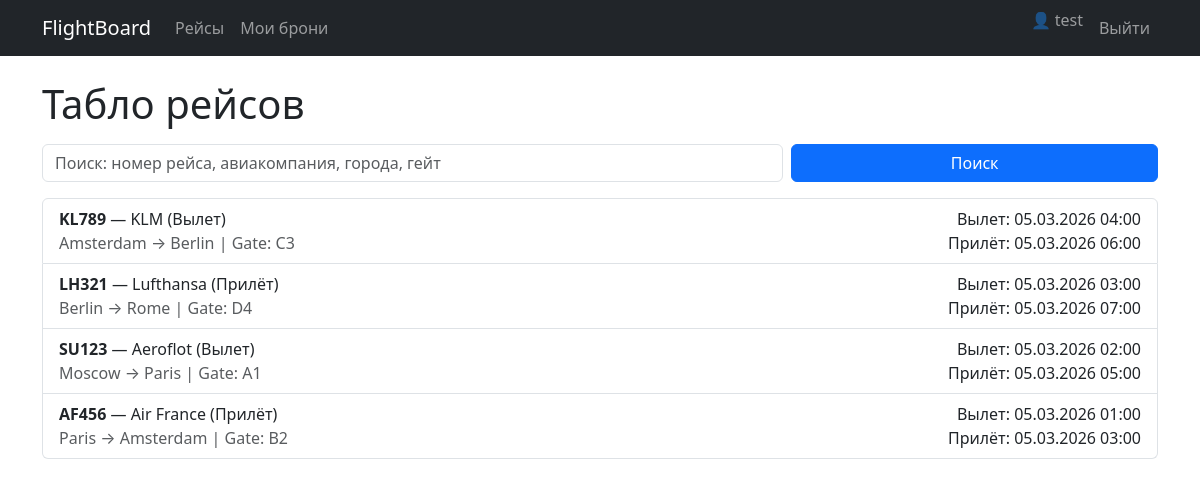
Screenshot of / (signed in) with the database file from the repository.
### flights/models.py (models this page shows, shortened)
class Flight(models.Model):
    FLIGHT_TYPE_CHOICES = [
        ("arrival", "Прилёт"),
        ("departure", "Вылет"),
    ]
    flight_number = models.CharField("Номер рейса", max_length=20)
    airline = models.CharField("Авиакомпания", max_length=100)
    departure_city = models.CharField("Откуда", max_length=100)
    arrival_city = models.CharField("Куда", max_length=100)
    departure_time = models.DateTimeField("Вылет (время)")
    arrival_time = models.DateTimeField("Прилёт (время)")
    flight_type = models.CharField("Тип", max_length=10, choices=FLIGHT_TYPE_CHOICES)
    gate = models.CharField("Гейт", max_length=10)

### flights/views.py (the view, shortened to what this page needs)
# urls.py: path("", views.flight_list, name="flight_list"),
def flight_list(request):
    q = request.GET.get("q", "").strip()
    flights = Flight.objects.all().order_by("-departure_time")
    paginator = Paginator(flights, 5)
    page_number = request.GET.get("page")
    page_obj = paginator.get_page(page_number)
    return render(request, "flights/flight_list.html", {"page_obj": page_obj, "q": q})

### flights/templates/flights/flight_list.html (shortened to what this page needs)
{% extends "base.html" %}
{% block content %}
  <h1 class="mb-3">Табло рейсов</h1>
  <form class="row g-2 mb-3" method="get">
    <div class="col-sm-8">
      <input class="form-control" name="q" value="{{ q }}" placeholder="Поиск: номер рейса, авиакомпания, города, гейт">
    </div>
    <div class="col-sm-4">
      <button class="btn btn-primary w-100" type="submit">Поиск</button>
    </div>
  </form>
  <div class="list-group">
    {% for flight in page_obj %}
      <a class="list-group-item list-group-item-action" href="{% url 'flights:flight_detail' flight.pk %}">
        <div class="d-flex justify-content-between">
          <div>
            <b>{{ flight.flight_number }}</b> — {{ flight.airline }} ({{ flight.get_flight_type_display }})
            <div class="text-muted">
              {{ flight.departure_city }} → {{ flight.arrival_city }} | Gate: {{ flight.gate }}
            </div>
          </div>
          <div class="text-end">
            <div>Вылет: {{ flight.departure_time|date:"d.m.Y H:i" }}</div>
            <div>Прилёт: {{ flight.arrival_time|date:"d.m.Y H:i" }}</div>
          </div>
        </div>
      </a>
    {% empty %}
      <div class="alert alert-warning">Ничего не найдено.</div>
    {% endfor %}
  </div>
{% endblock %}

### flights/templates/base.html (shortened to what this page needs)
<!doctype html>
<html lang="ru">
<head>
  <link href="https://cdn.jsdelivr.net/npm/bootstrap@5.3.3/dist/css/bootstrap.min.css" rel="stylesheet">
</head>
<body>
  <nav class="navbar navbar-expand-lg navbar-dark bg-dark">
    <div class="container">
      <a class="navbar-brand" href="{% url 'flights:flight_list' %}">FlightBoard</a>
      <div class="collapse navbar-collapse" id="nav">
        <ul class="navbar-nav me-auto">
          <li class="nav-item"><a class="nav-link" href="{% url 'flights:flight_list' %}">Рейсы</a></li>
          {% if user.is_authenticated %}
            <li class="nav-item"><a class="nav-link" href="{% url 'flights:my_reservations' %}">Мои брони</a></li>
          {% endif %}
        </ul>
        <ul class="navbar-nav">
          {% if user.is_authenticated %}
            <li class="nav-item"><span class="navbar-text me-2">👤 {{ user.username }}</span></li>
            <li class="nav-item"><a class="nav-link" href="{% url 'logout' %}">Выйти</a></li>
          {% else %}
            <li class="nav-item"><a class="nav-link" href="{% url 'login' %}">Войти</a></li>
            <li class="nav-item"><a class="nav-link" href="{% url 'flights:register' %}">Регистрация</a></li>
          {% endif %}
        </ul>
      </div>
    </div>
  </nav>
  <main class="container py-4">
    {% block content %}{% endblock %}
  </main>
</body>
</html>

### rows the page displays
Flight: flight_number "KL789", airline "KLM", flight_type "Вылет", departure_city "Amsterdam", arrival_city "Berlin", gate "C3", departure_time "05.03.2026 04:00", arrival_time "05.03.2026 06:00"
Flight: flight_number "LH321", airline "Lufthansa", flight_type "Прилёт", departure_city "Berlin", arrival_city "Rome", gate "D4", departure_time "05.03.2026 03:00", arrival_time "05.03.2026 07:00"
Flight: flight_number "SU123", airline "Aeroflot", flight_type "Вылет", departure_city "Moscow", arrival_city "Paris", gate "A1", departure_time "05.03.2026 02:00", arrival_time "05.03.2026 05:00"
Flight: flight_number "AF456", airline "Air France", flight_type "Прилёт", departure_city "Paris", arrival_city "Amsterdam", gate "B2", departure_time "05.03.2026 01:00", arrival_time "05.03.2026 03:00"

### other values shown
{{ user.username }} "test"
